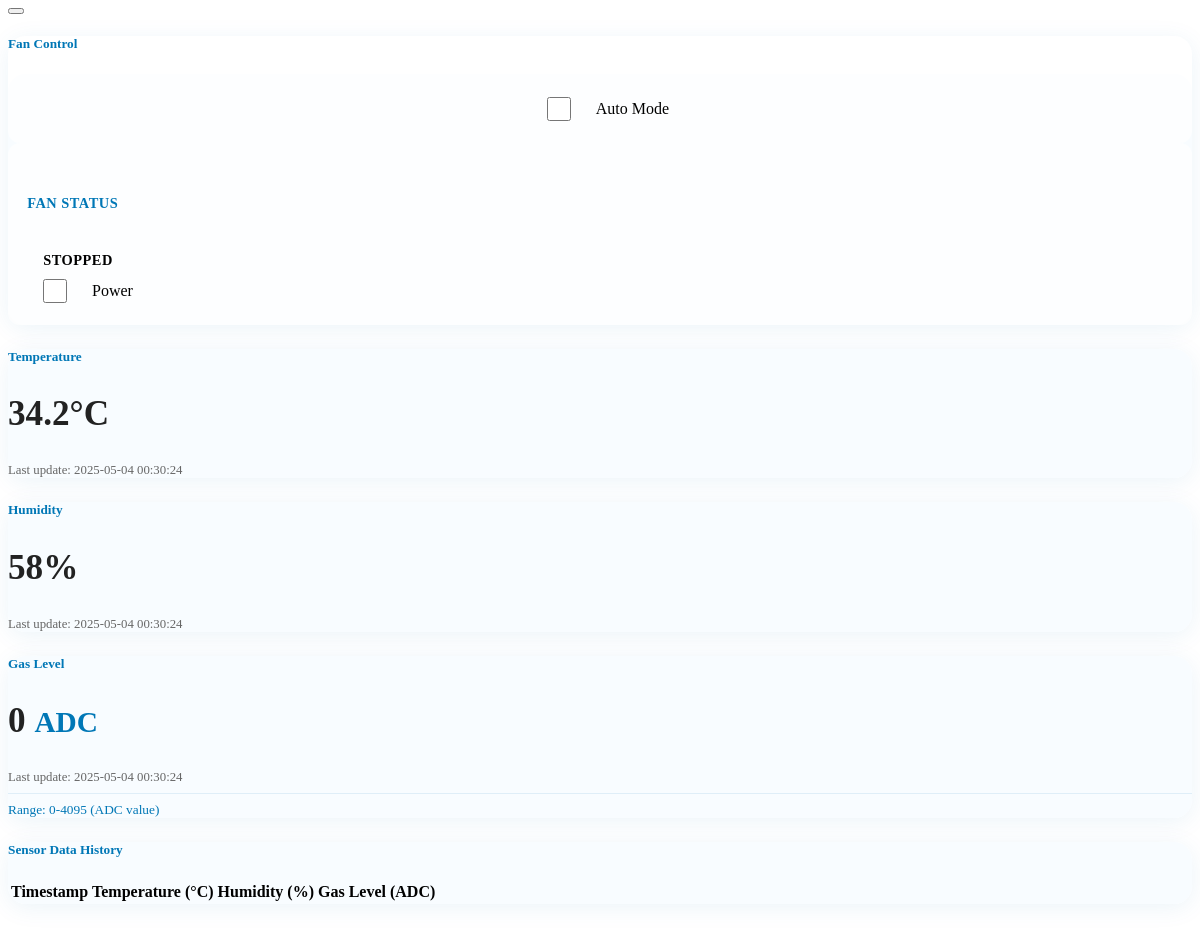
Screenshot of /dashboard_content.php with the database file from the repository.
### tables this page shows
CREATE TABLE `relay_control` (
  `id` int(11) NOT NULL,
  `gas_threshold` int(11) NOT NULL DEFAULT 1000,
  `temperature_threshold` decimal(5,2) NOT NULL DEFAULT 30.00,
  `humidity_threshold` decimal(5,2) NOT NULL DEFAULT 80.00,
  `auto_mode` tinyint(1) NOT NULL DEFAULT 1,
  `current_state` tinyint(1) NOT NULL DEFAULT 0,
  `last_updated` timestamp NOT NULL DEFAULT current_timestamp() ON UPDATE current_timestamp()
);

CREATE TABLE `sensor_data` (
  `id` int(11) NOT NULL,
  `temperature` float NOT NULL,
  `humidity` float NOT NULL,
  `gas_level` int(11) NOT NULL,
  `fan_status` tinyint(1) NOT NULL,
  `rpm` int(11) NOT NULL,
  `timestamp` timestamp NOT NULL DEFAULT current_timestamp()
);

### dashboard_content.php (the view, shortened to what this page needs)
<?php
include 'config.php';
$sql = "SELECT * FROM sensor_data ORDER BY timestamp DESC LIMIT 1";
$result = $conn->query($sql);
if ($result) {
    $latest_data = $result->fetch_assoc();
}
$relay_sql = "SELECT * FROM relay_control LIMIT 1";
$relay_result = $conn->query($relay_sql);
$relay = $relay_result ? $relay_result->fetch_assoc() : null;
?>
<div class="container-fluid">
    <div class="toast-container position-fixed top-0 end-0 p-3" style="z-index: 2000;">
      <div id="criticalAlert" class="toast align-items-center text-white bg-danger border-0" role="alert" aria-live="assertive" aria-atomic="true">
        <div class="d-flex">
          <button type="button" class="btn-close btn-close-white me-2 m-auto" data-bs-dismiss="toast" aria-label="Close"></button>
        </div>
      </div>
    </div>
    <div class="row mb-4">
        <div class="col-md-6">
            <div class="card mb-4">
                <div class="card-header">
                    <h5 class="card-title mb-0">Fan Control</h5>
                </div>
                <div class="card-body">
                    <div class="control-section mb-4">
                        <div class="mode-toggle-container">
                            <div class="form-check form-switch custom-switch">
                                <input class="form-check-input" type="checkbox" id="autoModeToggle" <?php if($relay && $relay['auto_mode']) echo 'checked'; ?>>
                                <label class="form-check-label" for="autoModeToggle">
                                    <i class="fas fa-robot me-2"></i>Auto Mode
                                </label>
                            </div>
                        </div>
                    </div>
                    <div class="fan-status-container mb-4">
                        <div class="d-flex justify-content-between align-items-center">
                            <div class="fan-status-display">
                                <h6 class="status-label mb-2">Fan Status</h6>
                                <div class="d-flex align-items-center">
                                    <div class="status-text">
                                        <span class="status-badge" id="relayState">
                                            <?php echo ($relay && $relay['current_state']) ? 'RUNNING' : 'STOPPED'; ?>
                                        </span>
                                    </div>
                                </div>
                            </div>
                            <div class="fan-control">
                                <div class="form-check form-switch custom-switch">
                                    <input class="form-check-input" type="checkbox" id="relayToggle" <?php if($relay && $relay['current_state']) echo 'checked'; ?>>
                                    <label class="form-check-label" for="relayToggle">
                                        <i class="fas fa-power-off me-2"></i>Power
                                    </label>
                                </div>
                            </div>
                        </div>
                    </div>
                </div>
            </div>
        </div>
    </div>
    <div class="row">
        <div class="col-md-3">
            <div class="card">
                <div class="card-body">
                    <h5 class="card-title">Temperature</h5>
                    <h2 class="card-text" id="tempValue"><?php echo $latest_data['temperature'] ?? '<span class=\"no-data\">N/A</span>'; ?>°C</h2>
                    <?php if ($latest_data): ?>
                        <div class="last-update" id="tempUpdate">Last update: <?php echo $latest_data['timestamp']; ?></div>
                    <?php endif; ?>
                </div>
            </div>
        </div>
        <div class="col-md-3">
            <div class="card">
                <div class="card-body">
                    <h5 class="card-title">Humidity</h5>
                    <h2 class="card-text" id="humidityValue"><?php echo $latest_data['humidity'] ?? '<span class=\"no-data\">N/A</span>'; ?>%</h2>
                    <?php if ($latest_data): ?>
                        <div class="last-update" id="humidityUpdate">Last update: <?php echo $latest_data['timestamp']; ?></div>
                    <?php endif; ?>
                </div>
            </div>
        </div>
        <div class="col-md-3">
            <div class="card">
                <div class="card-body">
                    <h5 class="card-title">Gas Level</h5>
                    <h2 class="card-text" id="gasValue"><?php echo $latest_data['gas_level'] ?? '<span class=\"no-data\">N/A</span>'; ?> <small class="text-muted">ADC</small></h2>
                    <?php if ($latest_data): ?>
                        <div class="last-update" id="gasUpdate">Last update: <?php echo $latest_data['timestamp']; ?></div>
                        <div class="gas-info">
                            <small class="text-muted">
                                <i class="fas fa-info-circle me-1"></i>Range: 0-4095 (ADC value)
                            </small>
                        </div>
                    <?php endif; ?>
                </div>
            </div>
        </div>
    </div>
    <div class="row mt-4">
        <div class="col-12">
            <div class="card">
                <div class="card-body">
                    <h5 class="card-title">Sensor Data History</h5>
                    <div class="table-responsive">
                        <table class="table table-striped" id="sensorHistoryTable">
                            <thead>
                                <tr>
                                    <th>Timestamp</th>
                                    <th>Temperature (°C)</th>
                                    <th>Humidity (%)</th>
                                    <th>Gas Level (ADC)</th>
                                </tr>
                            </thead>
                        </table>
                    </div>
                </div>
            </div>
        </div>
    </div>
</div>

### dashboard_content.php (style rules this page uses)
.card { border: none; border-radius: 18px; box-shadow: 0 4px 24px rgba(0, 119, 182, 0.08); margin-bottom: 24px; }
.card-title { color: #0077b6; font-weight: 600; }
.card-text { color: #222; font-size: 2.2rem; font-weight: 700; }
.last-update { font-size: 0.8rem; color: #666; }
.card-body { background: #f8fcff; border-radius: 18px; }
.card .card-body .last-update { margin-top: 10px; }
.card .card-body small { color: #0077b6; }
.control-section { background: rgba(255, 255, 255, 0.7); border-radius: 12px; padding: 1.2rem; }
.mode-toggle-container { text-align: center; }
.custom-switch { display: inline-flex; align-items: center; }
.custom-switch .form-check-input { width: 3rem; height: 1.5rem; margin-right: 0.8rem; cursor: pointer; }
.fan-status-container { background: rgba(255, 255, 255, 0.7); border-radius: 12px; padding: 1.2rem; }
.status-label { color: #0077b6; font-weight: 600; text-transform: uppercase; letter-spacing: 0.5px; font-size: 0.9rem; }
.status-badge { display: inline-block; padding: 0.4rem 1rem; border-radius: 20px; font-weight: 600; font-size: 0.9rem; text-transform: uppercase; letter-spacing: 0.5px; }
.gas-info { margin-top: 8px; padding-top: 8px; border-top: 1px solid rgba(0, 119, 182, 0.1); }

### rows the page displays
sensor_data: temperature "34.2", timestamp "2025-05-04 00:30:24", humidity "58", gas_level "0"
